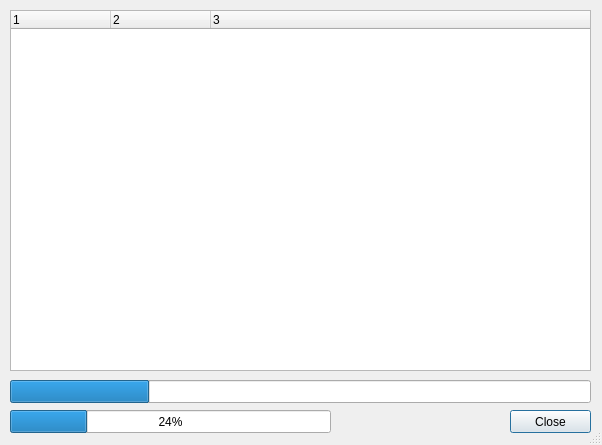
<?xml version="1.0" encoding="UTF-8"?>
<ui version="4.0">
 <class>WriteFilesDialog</class>
 <widget class="QDialog" name="WriteFilesDialog">
  <property name="geometry">
   <rect>
    <x>0</x>
    <y>0</y>
    <width>602</width>
    <height>445</height>
   </rect>
  </property>
  <property name="windowTitle">
   <string>Dialog</string>
  </property>
  <property name="sizeGripEnabled">
   <bool>true</bool>
  </property>
  <widget class="QTreeWidget" name="treeWidget">
   <property name="geometry">
    <rect>
     <x>10</x>
     <y>10</y>
     <width>581</width>
     <height>361</height>
    </rect>
   </property>
   <property name="columnCount">
    <number>3</number>
   </property>
   <column>
    <property name="text">
     <string notr="true">1</string>
    </property>
   </column>
   <column>
    <property name="text">
     <string notr="true">2</string>
    </property>
   </column>
   <column>
    <property name="text">
     <string notr="true">3</string>
    </property>
   </column>
  </widget>
  <widget class="QPushButton" name="closeButton">
   <property name="geometry">
    <rect>
     <x>510</x>
     <y>410</y>
     <width>81</width>
     <height>23</height>
    </rect>
   </property>
   <property name="text">
    <string>Close</string>
   </property>
  </widget>
  <widget class="QProgressBar" name="progressBar">
   <property name="geometry">
    <rect>
     <x>10</x>
     <y>380</y>
     <width>581</width>
     <height>23</height>
    </rect>
   </property>
   <property name="value">
    <number>24</number>
   </property>
   <property name="textVisible">
    <bool>false</bool>
   </property>
  </widget>
  <widget class="QProgressBar" name="diskProgressBar">
   <property name="geometry">
    <rect>
     <x>10</x>
     <y>410</y>
     <width>321</width>
     <height>23</height>
    </rect>
   </property>
   <property name="value">
    <number>24</number>
   </property>
  </widget>
 </widget>
 <resources/>
 <connections/>
</ui>
